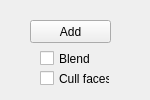
       <widget class="QDockWidget" name="foliageDockWidget">
        <property name="minimumSize">
         <size>
          <width>150</width>
          <height>38</height>
         </size>
        </property>
        <property name="maximumSize">
         <size>
          <width>150</width>
          <height>524287</height>
         </size>
        </property>
        <property name="windowTitle">
         <string>Add Vegetation</string>
        </property>
        <widget class="QWidget" name="dockWidgetContents_7">
         <widget class="QPushButton" name="addFoliagePushButton">
          <property name="geometry">
           <rect>
            <x>30</x>
            <y>20</y>
            <width>81</width>
            <height>23</height>
           </rect>
          </property>
          <property name="text">
           <string>Add</string>
          </property>
         </widget>
         <widget class="QListWidget" name="foliageObjectsListWidget">
          <property name="geometry">
           <rect>
            <x>20</x>
            <y>190</y>
            <width>111</width>
            <height>361</height>
           </rect>
          </property>
         </widget>
         <widget class="QCheckBox" name="enableBlendCheckBox">
          <property name="geometry">
           <rect>
            <x>40</x>
            <y>50</y>
            <width>70</width>
            <height>17</height>
           </rect>
          </property>
          <property name="text">
           <string>Blend</string>
          </property>
         </widget>
         <widget class="QCheckBox" name="enableCullingCheckBox">
          <property name="geometry">
           <rect>
            <x>40</x>
            <y>70</y>
            <width>70</width>
            <height>17</height>
           </rect>
          </property>
          <property name="text">
           <string>Cull faces</string>
          </property>
         </widget>
         <widget class="QCheckBox" name="deleteFoliageCheckBox">
          <property name="geometry">
           <rect>
            <x>40</x>
            <y>110</y>
            <width>101</width>
            <height>17</height>
           </rect>
          </property>
          <property name="text">
           <string>Delete foliage</string>
          </property>
         </widget>
         <widget class="QSlider" name="foliageBrushSizeSlider">
          <property name="geometry">
           <rect>
            <x>10</x>
            <y>150</y>
            <width>141</width>
            <height>19</height>
           </rect>
          </property>
          <property name="minimum">
           <number>1</number>
          </property>
          <property name="maximum">
           <number>2000</number>
          </property>
          <property name="singleStep">
           <number>1</number>
          </property>
          <property name="pageStep">
           <number>10</number>
          </property>
          <property name="value">
           <number>500</number>
          </property>
          <property name="sliderPosition">
           <number>500</number>
          </property>
          <property name="orientation">
           <enum>Qt::Horizontal</enum>
          </property>
         </widget>
        </widget>
       </widget>
